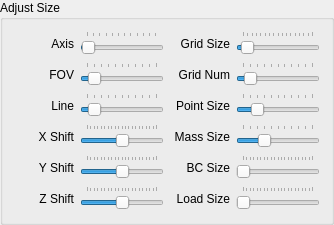
           <widget class="QGroupBox" name="groupBox_4">
            <property name="title">
             <string>Adjust Size</string>
            </property>
            <layout class="QVBoxLayout" name="verticalLayout">
             <item>
              <layout class="QGridLayout" name="gridLayout_14">
               <item row="0" column="0">
                <widget class="QLabel" name="label_axis_size">
                 <property name="sizePolicy">
                  <sizepolicy hsizetype="Fixed" vsizetype="Preferred">
                   <horstretch>0</horstretch>
                   <verstretch>0</verstretch>
                  </sizepolicy>
                 </property>
                 <property name="minimumSize">
                  <size>
                   <width>60</width>
                   <height>25</height>
                  </size>
                 </property>
                 <property name="maximumSize">
                  <size>
                   <width>200</width>
                   <height>40</height>
                  </size>
                 </property>
                 <property name="text">
                  <string>Axis</string>
                 </property>
                 <property name="alignment">
                  <set>Qt::AlignRight|Qt::AlignTrailing|Qt::AlignVCenter</set>
                 </property>
                </widget>
               </item>
               <item row="0" column="1">
                <widget class="QSlider" name="slider_axis_size">
                 <property name="sizePolicy">
                  <sizepolicy hsizetype="Expanding" vsizetype="Minimum">
                   <horstretch>0</horstretch>
                   <verstretch>0</verstretch>
                  </sizepolicy>
                 </property>
                 <property name="minimumSize">
                  <size>
                   <width>0</width>
                   <height>25</height>
                  </size>
                 </property>
                 <property name="maximumSize">
                  <size>
                   <width>16777215</width>
                   <height>40</height>
                  </size>
                 </property>
                 <property name="minimum">
                  <number>0</number>
                 </property>
                 <property name="maximum">
                  <number>300000</number>
                 </property>
                 <property name="singleStep">
                  <number>100</number>
                 </property>
                 <property name="pageStep">
                  <number>600</number>
                 </property>
                 <property name="value">
                  <number>1000</number>
                 </property>
                 <property name="orientation">
                  <enum>Qt::Horizontal</enum>
                 </property>
                 <property name="tickPosition">
                  <enum>QSlider::TicksAbove</enum>
                 </property>
                 <property name="tickInterval">
                  <number>9000</number>
                 </property>
                </widget>
               </item>
               <item row="0" column="2">
                <widget class="QLabel" name="label_grid_size">
                 <property name="sizePolicy">
                  <sizepolicy hsizetype="Fixed" vsizetype="Preferred">
                   <horstretch>0</horstretch>
                   <verstretch>0</verstretch>
                  </sizepolicy>
                 </property>
                 <property name="minimumSize">
                  <size>
                   <width>60</width>
                   <height>25</height>
                  </size>
                 </property>
                 <property name="maximumSize">
                  <size>
                   <width>200</width>
                   <height>40</height>
                  </size>
                 </property>
                 <property name="text">
                  <string>Grid Size</string>
                 </property>
                 <property name="alignment">
                  <set>Qt::AlignRight|Qt::AlignTrailing|Qt::AlignVCenter</set>
                 </property>
                </widget>
               </item>
               <item row="0" column="3">
                <widget class="QSlider" name="slider_grid_size">
                 <property name="sizePolicy">
                  <sizepolicy hsizetype="Expanding" vsizetype="Minimum">
                   <horstretch>0</horstretch>
                   <verstretch>0</verstretch>
                  </sizepolicy>
                 </property>
                 <property name="minimumSize">
                  <size>
                   <width>0</width>
                   <height>25</height>
                  </size>
                 </property>
                 <property name="maximumSize">
                  <size>
                   <width>16777215</width>
                   <height>40</height>
                  </size>
                 </property>
                 <property name="minimum">
                  <number>0</number>
                 </property>
                 <property name="maximum">
                  <number>32</number>
                 </property>
                 <property name="singleStep">
                  <number>1</number>
                 </property>
                 <property name="pageStep">
                  <number>1</number>
                 </property>
                 <property name="value">
                  <number>2</number>
                 </property>
                 <property name="orientation">
                  <enum>Qt::Horizontal</enum>
                 </property>
                 <property name="tickPosition">
                  <enum>QSlider::TicksAbove</enum>
                 </property>
                 <property name="tickInterval">
                  <number>2</number>
                 </property>
                </widget>
               </item>
               <item row="1" column="0">
                <widget class="QLabel" name="label_fov">
                 <property name="sizePolicy">
                  <sizepolicy hsizetype="Fixed" vsizetype="Preferred">
                   <horstretch>0</horstretch>
                   <verstretch>0</verstretch>
                  </sizepolicy>
                 </property>
                 <property name="minimumSize">
                  <size>
                   <width>60</width>
                   <height>25</height>
                  </size>
                 </property>
                 <property name="maximumSize">
                  <size>
                   <width>200</width>
                   <height>40</height>
                  </size>
                 </property>
                 <property name="text">
                  <string>FOV</string>
                 </property>
                 <property name="alignment">
                  <set>Qt::AlignRight|Qt::AlignTrailing|Qt::AlignVCenter</set>
                 </property>
                </widget>
               </item>
               <item row="1" column="1">
                <widget class="QSlider" name="slider_fov">
                 <property name="sizePolicy">
                  <sizepolicy hsizetype="Expanding" vsizetype="Minimum">
                   <horstretch>0</horstretch>
                   <verstretch>0</verstretch>
                  </sizepolicy>
                 </property>
                 <property name="minimumSize">
                  <size>
                   <width>0</width>
                   <height>25</height>
                  </size>
                 </property>
                 <property name="maximumSize">
                  <size>
                   <width>16777215</width>
                   <height>40</height>
                  </size>
                 </property>
                 <property name="minimum">
                  <number>1</number>
                 </property>
                 <property name="maximum">
                  <number>151</number>
                 </property>
                 <property name="singleStep">
                  <number>1</number>
                 </property>
                 <property name="pageStep">
                  <number>1</number>
                 </property>
                 <property name="value">
                  <number>16</number>
                 </property>
                 <property name="orientation">
                  <enum>Qt::Horizontal</enum>
                 </property>
                 <property name="tickPosition">
                  <enum>QSlider::TicksAbove</enum>
                 </property>
                 <property name="tickInterval">
                  <number>15</number>
                 </property>
                </widget>
               </item>
               <item row="1" column="2">
                <widget class="QLabel" name="label_grid_num">
                 <property name="sizePolicy">
                  <sizepolicy hsizetype="Fixed" vsizetype="Preferred">
                   <horstretch>0</horstretch>
                   <verstretch>0</verstretch>
                  </sizepolicy>
                 </property>
                 <property name="minimumSize">
                  <size>
                   <width>60</width>
                   <height>25</height>
                  </size>
                 </property>
                 <property name="maximumSize">
                  <size>
                   <width>200</width>
                   <height>40</height>
                  </size>
                 </property>
                 <property name="text">
                  <string>Grid Num</string>
                 </property>
                 <property name="alignment">
                  <set>Qt::AlignRight|Qt::AlignTrailing|Qt::AlignVCenter</set>
                 </property>
                </widget>
               </item>
               <item row="1" column="3">
                <widget class="QSlider" name="slider_grid_num">
                 <property name="sizePolicy">
                  <sizepolicy hsizetype="Expanding" vsizetype="Minimum">
                   <horstretch>0</horstretch>
                   <verstretch>0</verstretch>
                  </sizepolicy>
                 </property>
                 <property name="minimumSize">
                  <size>
                   <width>0</width>
                   <height>25</height>
                  </size>
                 </property>
                 <property name="maximumSize">
                  <size>
                   <width>16777215</width>
                   <height>40</height>
                  </size>
                 </property>
                 <property name="minimum">
                  <number>0</number>
                 </property>
                 <property name="maximum">
                  <number>100</number>
                 </property>
                 <property name="singleStep">
                  <number>1</number>
                 </property>
                 <property name="pageStep">
                  <number>5</number>
                 </property>
                 <property name="value">
                  <number>10</number>
                 </property>
                 <property name="orientation">
                  <enum>Qt::Horizontal</enum>
                 </property>
                 <property name="tickPosition">
                  <enum>QSlider::TicksAbove</enum>
                 </property>
                 <property name="tickInterval">
                  <number>10</number>
                 </property>
                </widget>
               </item>
               <item row="2" column="0">
                <widget class="QLabel" name="label_line_width">
                 <property name="sizePolicy">
                  <sizepolicy hsizetype="Fixed" vsizetype="Preferred">
                   <horstretch>0</horstretch>
                   <verstretch>0</verstretch>
                  </sizepolicy>
                 </property>
                 <property name="minimumSize">
                  <size>
                   <width>60</width>
                   <height>25</height>
                  </size>
                 </property>
                 <property name="maximumSize">
                  <size>
                   <width>200</width>
                   <height>40</height>
                  </size>
                 </property>
                 <property name="text">
                  <string>Line</string>
                 </property>
                 <property name="alignment">
                  <set>Qt::AlignRight|Qt::AlignTrailing|Qt::AlignVCenter</set>
                 </property>
                </widget>
               </item>
               <item row="2" column="1">
                <widget class="QSlider" name="slider_line_width">
                 <property name="sizePolicy">
                  <sizepolicy hsizetype="Expanding" vsizetype="Minimum">
                   <horstretch>0</horstretch>
                   <verstretch>0</verstretch>
                  </sizepolicy>
                 </property>
                 <property name="minimumSize">
                  <size>
                   <width>0</width>
                   <height>25</height>
                  </size>
                 </property>
                 <property name="maximumSize">
                  <size>
                   <width>16777215</width>
                   <height>40</height>
                  </size>
                 </property>
                 <property name="minimum">
                  <number>0</number>
                 </property>
                 <property name="maximum">
                  <number>10</number>
                 </property>
                 <property name="singleStep">
                  <number>1</number>
                 </property>
                 <property name="pageStep">
                  <number>1</number>
                 </property>
                 <property name="value">
                  <number>1</number>
                 </property>
                 <property name="orientation">
                  <enum>Qt::Horizontal</enum>
                 </property>
                 <property name="tickPosition">
                  <enum>QSlider::TicksAbove</enum>
                 </property>
                 <property name="tickInterval">
                  <number>1</number>
                 </property>
                </widget>
               </item>
               <item row="2" column="2">
                <widget class="QLabel" name="label_point_size">
                 <property name="sizePolicy">
                  <sizepolicy hsizetype="Fixed" vsizetype="Preferred">
                   <horstretch>0</horstretch>
                   <verstretch>0</verstretch>
                  </sizepolicy>
                 </property>
                 <property name="minimumSize">
                  <size>
                   <width>60</width>
                   <height>25</height>
                  </size>
                 </property>
                 <property name="maximumSize">
                  <size>
                   <width>200</width>
                   <height>40</height>
                  </size>
                 </property>
                 <property name="text">
                  <string>Point Size</string>
                 </property>
                 <property name="alignment">
                  <set>Qt::AlignRight|Qt::AlignTrailing|Qt::AlignVCenter</set>
                 </property>
                </widget>
               </item>
               <item row="2" column="3">
                <widget class="QSlider" name="slider_point_size">
                 <property name="sizePolicy">
                  <sizepolicy hsizetype="Expanding" vsizetype="Minimum">
                   <horstretch>0</horstretch>
                   <verstretch>0</verstretch>
                  </sizepolicy>
                 </property>
                 <property name="minimumSize">
                  <size>
                   <width>0</width>
                   <height>25</height>
                  </size>
                 </property>
                 <property name="maximumSize">
                  <size>
                   <width>16777215</width>
                   <height>40</height>
                  </size>
                 </property>
                 <property name="minimum">
                  <number>0</number>
                 </property>
                 <property name="maximum">
                  <number>5000</number>
                 </property>
                 <property name="singleStep">
                  <number>100</number>
                 </property>
                 <property name="pageStep">
                  <number>500</number>
                 </property>
                 <property name="value">
                  <number>1000</number>
                 </property>
                 <property name="orientation">
                  <enum>Qt::Horizontal</enum>
                 </property>
                 <property name="tickPosition">
                  <enum>QSlider::TicksAbove</enum>
                 </property>
                 <property name="tickInterval">
                  <number>500</number>
                 </property>
                </widget>
               </item>
               <item row="3" column="0">
                <widget class="QLabel" name="label_xshift">
                 <property name="sizePolicy">
                  <sizepolicy hsizetype="Fixed" vsizetype="Preferred">
                   <horstretch>0</horstretch>
                   <verstretch>0</verstretch>
                  </sizepolicy>
                 </property>
                 <property name="minimumSize">
                  <size>
                   <width>60</width>
                   <height>25</height>
                  </size>
                 </property>
                 <property name="maximumSize">
                  <size>
                   <width>200</width>
                   <height>40</height>
                  </size>
                 </property>
                 <property name="text">
                  <string>X Shift</string>
                 </property>
                 <property name="alignment">
                  <set>Qt::AlignRight|Qt::AlignTrailing|Qt::AlignVCenter</set>
                 </property>
                </widget>
               </item>
               <item row="3" column="1">
                <widget class="QSlider" name="slider_xshift">
                 <property name="sizePolicy">
                  <sizepolicy hsizetype="Expanding" vsizetype="Minimum">
                   <horstretch>0</horstretch>
                   <verstretch>0</verstretch>
                  </sizepolicy>
                 </property>
                 <property name="minimumSize">
                  <size>
                   <width>0</width>
                   <height>25</height>
                  </size>
                 </property>
                 <property name="maximumSize">
                  <size>
                   <width>16777215</width>
                   <height>40</height>
                  </size>
                 </property>
                 <property name="minimum">
                  <number>-10000</number>
                 </property>
                 <property name="maximum">
                  <number>10000</number>
                 </property>
                 <property name="singleStep">
                  <number>1</number>
                 </property>
                 <property name="pageStep">
                  <number>50</number>
                 </property>
                 <property name="value">
                  <number>0</number>
                 </property>
                 <property name="orientation">
                  <enum>Qt::Horizontal</enum>
                 </property>
                 <property name="tickPosition">
                  <enum>QSlider::TicksAbove</enum>
                 </property>
                 <property name="tickInterval">
                  <number>1000</number>
                 </property>
                </widget>
               </item>
               <item row="3" column="2">
                <widget class="QLabel" name="label_mass_size">
                 <property name="sizePolicy">
                  <sizepolicy hsizetype="Fixed" vsizetype="Preferred">
                   <horstretch>0</horstretch>
                   <verstretch>0</verstretch>
                  </sizepolicy>
                 </property>
                 <property name="minimumSize">
                  <size>
                   <width>60</width>
                   <height>25</height>
                  </size>
                 </property>
                 <property name="maximumSize">
                  <size>
                   <width>200</width>
                   <height>40</height>
                  </size>
                 </property>
                 <property name="text">
                  <string>Mass Size</string>
                 </property>
                 <property name="alignment">
                  <set>Qt::AlignRight|Qt::AlignTrailing|Qt::AlignVCenter</set>
                 </property>
                </widget>
               </item>
               <item row="3" column="3">
                <widget class="QSlider" name="slider_mass_size">
                 <property name="sizePolicy">
                  <sizepolicy hsizetype="Expanding" vsizetype="Minimum">
                   <horstretch>0</horstretch>
                   <verstretch>0</verstretch>
                  </sizepolicy>
                 </property>
                 <property name="minimumSize">
                  <size>
                   <width>0</width>
                   <height>25</height>
                  </size>
                 </property>
                 <property name="maximumSize">
                  <size>
                   <width>16777215</width>
                   <height>40</height>
                  </size>
                 </property>
                 <property name="minimum">
                  <number>0</number>
                 </property>
                 <property name="maximum">
                  <number>5000</number>
                 </property>
                 <property name="singleStep">
                  <number>100</number>
                 </property>
                 <property name="pageStep">
                  <number>500</number>
                 </property>
                 <property name="value">
                  <number>1500</number>
                 </property>
                 <property name="orientation">
                  <enum>Qt::Horizontal</enum>
                 </property>
                 <property name="tickPosition">
                  <enum>QSlider::TicksAbove</enum>
                 </property>
                 <property name="tickInterval">
                  <number>500</number>
                 </property>
                </widget>
               </item>
               <item row="4" column="0">
                <widget class="QLabel" name="label_yshift">
                 <property name="sizePolicy">
                  <sizepolicy hsizetype="Fixed" vsizetype="Preferred">
                   <horstretch>0</horstretch>
                   <verstretch>0</verstretch>
                  </sizepolicy>
                 </property>
                 <property name="minimumSize">
                  <size>
                   <width>60</width>
                   <height>25</height>
                  </size>
                 </property>
                 <property name="maximumSize">
                  <size>
                   <width>200</width>
                   <height>40</height>
                  </size>
                 </property>
                 <property name="text">
                  <string>Y Shift</string>
                 </property>
                 <property name="alignment">
                  <set>Qt::AlignRight|Qt::AlignTrailing|Qt::AlignVCenter</set>
                 </property>
                </widget>
               </item>
               <item row="4" column="1">
                <widget class="QSlider" name="slider_yshift">
                 <property name="sizePolicy">
                  <sizepolicy hsizetype="Expanding" vsizetype="Minimum">
                   <horstretch>0</horstretch>
                   <verstretch>0</verstretch>
                  </sizepolicy>
                 </property>
                 <property name="minimumSize">
                  <size>
                   <width>0</width>
                   <height>25</height>
                  </size>
                 </property>
                 <property name="maximumSize">
                  <size>
                   <width>16777215</width>
                   <height>40</height>
                  </size>
                 </property>
                 <property name="minimum">
                  <number>-10000</number>
                 </property>
                 <property name="maximum">
                  <number>10000</number>
                 </property>
                 <property name="singleStep">
                  <number>1</number>
                 </property>
                 <property name="pageStep">
                  <number>50</number>
                 </property>
                 <property name="value">
                  <number>0</number>
                 </property>
                 <property name="orientation">
                  <enum>Qt::Horizontal</enum>
                 </property>
                 <property name="tickPosition">
                  <enum>QSlider::TicksAbove</enum>
                 </property>
                 <property name="tickInterval">
                  <number>1000</number>
                 </property>
                </widget>
               </item>
               <item row="4" column="2">
                <widget class="QLabel" name="label_bc_size">
                 <property name="sizePolicy">
                  <sizepolicy hsizetype="Fixed" vsizetype="Preferred">
                   <horstretch>0</horstretch>
                   <verstretch>0</verstretch>
                  </sizepolicy>
                 </property>
                 <property name="minimumSize">
                  <size>
                   <width>60</width>
                   <height>25</height>
                  </size>
                 </property>
                 <property name="maximumSize">
                  <size>
                   <width>200</width>
                   <height>40</height>
                  </size>
                 </property>
                 <property name="text">
                  <string>BC Size</string>
                 </property>
                 <property name="alignment">
                  <set>Qt::AlignRight|Qt::AlignTrailing|Qt::AlignVCenter</set>
                 </property>
                </widget>
               </item>
               <item row="4" column="3">
                <widget class="QSlider" name="slider_bc_size">
                 <property name="sizePolicy">
                  <sizepolicy hsizetype="Expanding" vsizetype="Minimum">
                   <horstretch>0</horstretch>
                   <verstretch>0</verstretch>
                  </sizepolicy>
                 </property>
                 <property name="minimumSize">
                  <size>
                   <width>0</width>
                   <height>25</height>
                  </size>
                 </property>
                 <property name="maximumSize">
                  <size>
                   <width>16777215</width>
                   <height>40</height>
                  </size>
                 </property>
                 <property name="minimum">
                  <number>0</number>
                 </property>
                 <property name="maximum">
                  <number>10000</number>
                 </property>
                 <property name="singleStep">
                  <number>10</number>
                 </property>
                 <property name="pageStep">
                  <number>20</number>
                 </property>
                 <property name="value">
                  <number>50</number>
                 </property>
                 <property name="orientation">
                  <enum>Qt::Horizontal</enum>
                 </property>
                 <property name="tickPosition">
                  <enum>QSlider::TicksAbove</enum>
                 </property>
                 <property name="tickInterval">
                  <number>500</number>
                 </property>
                </widget>
               </item>
               <item row="5" column="0">
                <widget class="QLabel" name="label_zshift">
                 <property name="sizePolicy">
                  <sizepolicy hsizetype="Fixed" vsizetype="Preferred">
                   <horstretch>0</horstretch>
                   <verstretch>0</verstretch>
                  </sizepolicy>
                 </property>
                 <property name="minimumSize">
                  <size>
                   <width>60</width>
                   <height>25</height>
                  </size>
                 </property>
                 <property name="maximumSize">
                  <size>
                   <width>200</width>
                   <height>40</height>
                  </size>
                 </property>
                 <property name="text">
                  <string>Z Shift</string>
                 </property>
                 <property name="alignment">
                  <set>Qt::AlignRight|Qt::AlignTrailing|Qt::AlignVCenter</set>
                 </property>
                </widget>
               </item>
               <item row="5" column="1">
                <widget class="QSlider" name="slider_zshift">
                 <property name="sizePolicy">
                  <sizepolicy hsizetype="Expanding" vsizetype="Minimum">
                   <horstretch>0</horstretch>
                   <verstretch>0</verstretch>
                  </sizepolicy>
                 </property>
                 <property name="minimumSize">
                  <size>
                   <width>0</width>
                   <height>25</height>
                  </size>
                 </property>
                 <property name="maximumSize">
                  <size>
                   <width>16777215</width>
                   <height>40</height>
                  </size>
                 </property>
                 <property name="minimum">
                  <number>-10000</number>
                 </property>
                 <property name="maximum">
                  <number>10000</number>
                 </property>
                 <property name="singleStep">
                  <number>1</number>
                 </property>
                 <property name="pageStep">
                  <number>50</number>
                 </property>
                 <property name="value">
                  <number>0</number>
                 </property>
                 <property name="orientation">
                  <enum>Qt::Horizontal</enum>
                 </property>
                 <property name="tickPosition">
                  <enum>QSlider::TicksAbove</enum>
                 </property>
                 <property name="tickInterval">
                  <number>1000</number>
                 </property>
                </widget>
               </item>
               <item row="5" column="2">
                <widget class="QLabel" name="label_load_size">
                 <property name="sizePolicy">
                  <sizepolicy hsizetype="Fixed" vsizetype="Preferred">
                   <horstretch>0</horstretch>
                   <verstretch>0</verstretch>
                  </sizepolicy>
                 </property>
                 <property name="minimumSize">
                  <size>
                   <width>60</width>
                   <height>25</height>
                  </size>
                 </property>
                 <property name="maximumSize">
                  <size>
                   <width>200</width>
                   <height>40</height>
                  </size>
                 </property>
                 <property name="text">
                  <string>Load Size</string>
                 </property>
                 <property name="alignment">
                  <set>Qt::AlignRight|Qt::AlignTrailing|Qt::AlignVCenter</set>
                 </property>
                </widget>
               </item>
               <item row="5" column="3">
                <widget class="QSlider" name="slider_load_size">
                 <property name="sizePolicy">
                  <sizepolicy hsizetype="Expanding" vsizetype="Minimum">
                   <horstretch>0</horstretch>
                   <verstretch>0</verstretch>
                  </sizepolicy>
                 </property>
                 <property name="minimumSize">
                  <size>
                   <width>0</width>
                   <height>25</height>
                  </size>
                 </property>
                 <property name="maximumSize">
                  <size>
                   <width>16777215</width>
                   <height>40</height>
                  </size>
                 </property>
                 <property name="minimum">
                  <number>0</number>
                 </property>
                 <property name="maximum">
                  <number>10000</number>
                 </property>
                 <property name="singleStep">
                  <number>10</number>
                 </property>
                 <property name="pageStep">
                  <number>20</number>
                 </property>
                 <property name="value">
                  <number>50</number>
                 </property>
                 <property name="orientation">
                  <enum>Qt::Horizontal</enum>
                 </property>
                 <property name="tickPosition">
                  <enum>QSlider::TicksAbove</enum>
                 </property>
                 <property name="tickInterval">
                  <number>500</number>
                 </property>
                </widget>
               </item>
              </layout>
             </item>
            </layout>
           </widget>
